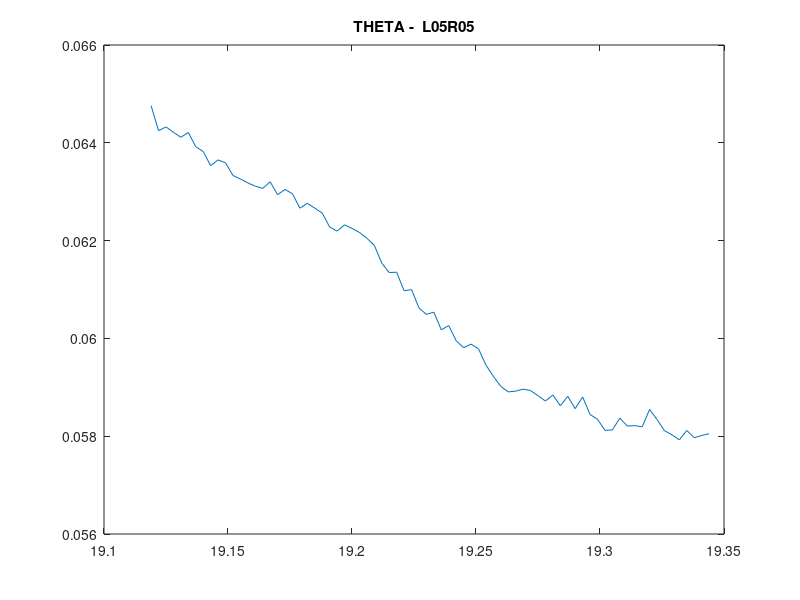
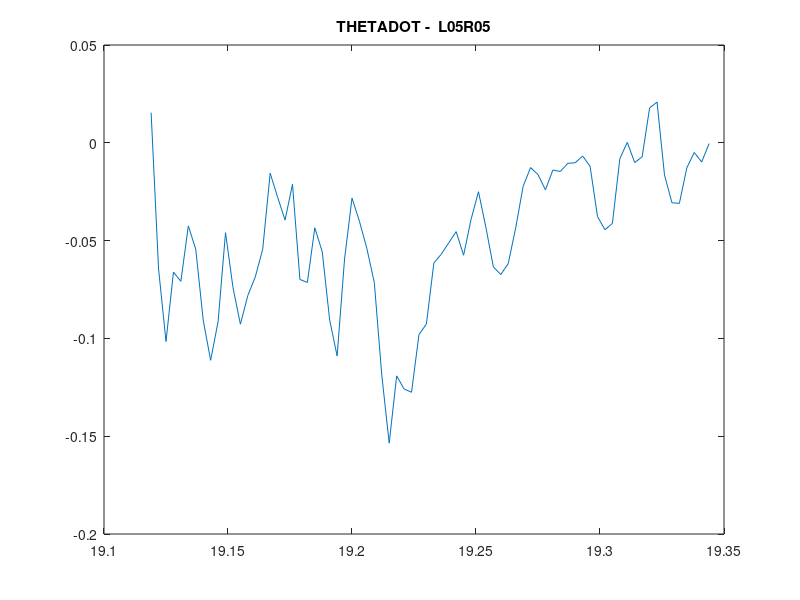
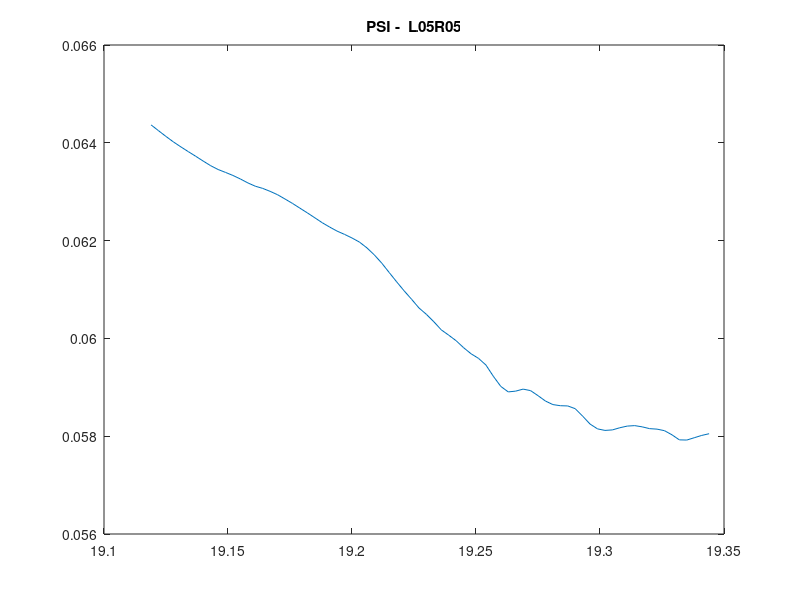
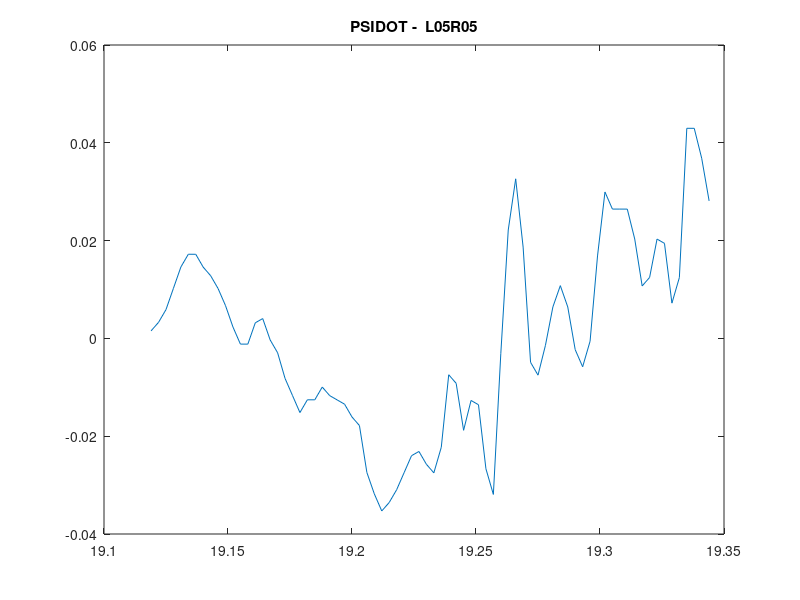

Write MATLAB code to recreate these figures, in order. (Note: this script raises an error after producing the figures.)
close all; clear all; clc;
l = load ('finStepB05.mat');
data = l.finStepB05;
t = data.time;
u = (t>=0)*0.5;
n = length(t);
r = (t>=0).*t;

%% Plot date
theta = data.signals(1,1).values;
figure;
plot (t, theta); 
title('THETA -  L05R05')

thetadot = data.signals(1, 2).values;
figure;
plot (t, thetadot);
title('THETADOT -  L05R05')

psi = data.signals(1, 3).values;
figure;
plot (t, psi);
title('PSI -  L05R05')

psidot= data.signals(1, 4).values;
figure;
plot (t, psidot);
title('PSIDOT -  L05R05')


phi = data.signals(1, 5).values;
figure;
plot (t, phi);
title('PHI -  L05R05')

phidot = data.signals(1, 6).values;
figure;
plot (t, phidot);
title('PHIDOT -  L05R05')

%% model extraction
%THETA
th = load('theta_model.mat');
[At, Bt, Ct, Dt, Ft] = polydata(th.oe441);
Hth = tf(Bt, Ft, 1, 'variable', 'z^-1');
Hth = zpk(minreal(Hth));
figure;
ysim = lsim(Hth, u);
plot(t, ysim, 'r')
hold on
plot (t, theta, 'b');

%THETADOT
thdot = load('thetadot_model.mat');
[Atd, Btd, Ctd, Dtd, Ftd] = polydata(thdot.oe441);

%PSI
ps = load('psi_model.mat');
[Aps, Bps, Cps, Dps, Fps] = polydata(ps.oe221);

%PSIDOT
psdot = load('psidot_model.mat');
[Apsd, Bpsd, Cpsd, Dpsd, Fpsd] = polydata(psdot.arx881);

%PHI
ph = load('phi_model.mat');
[Aph, Bph, Cph, Dph, Fph] = polydata(ph.oe881);

%PHIDOT
phdot = load('phidot_model.mat');
[Aphd, Bphd, Cphd, Dphd, Fphd] = polydata(phdot.oe10101);